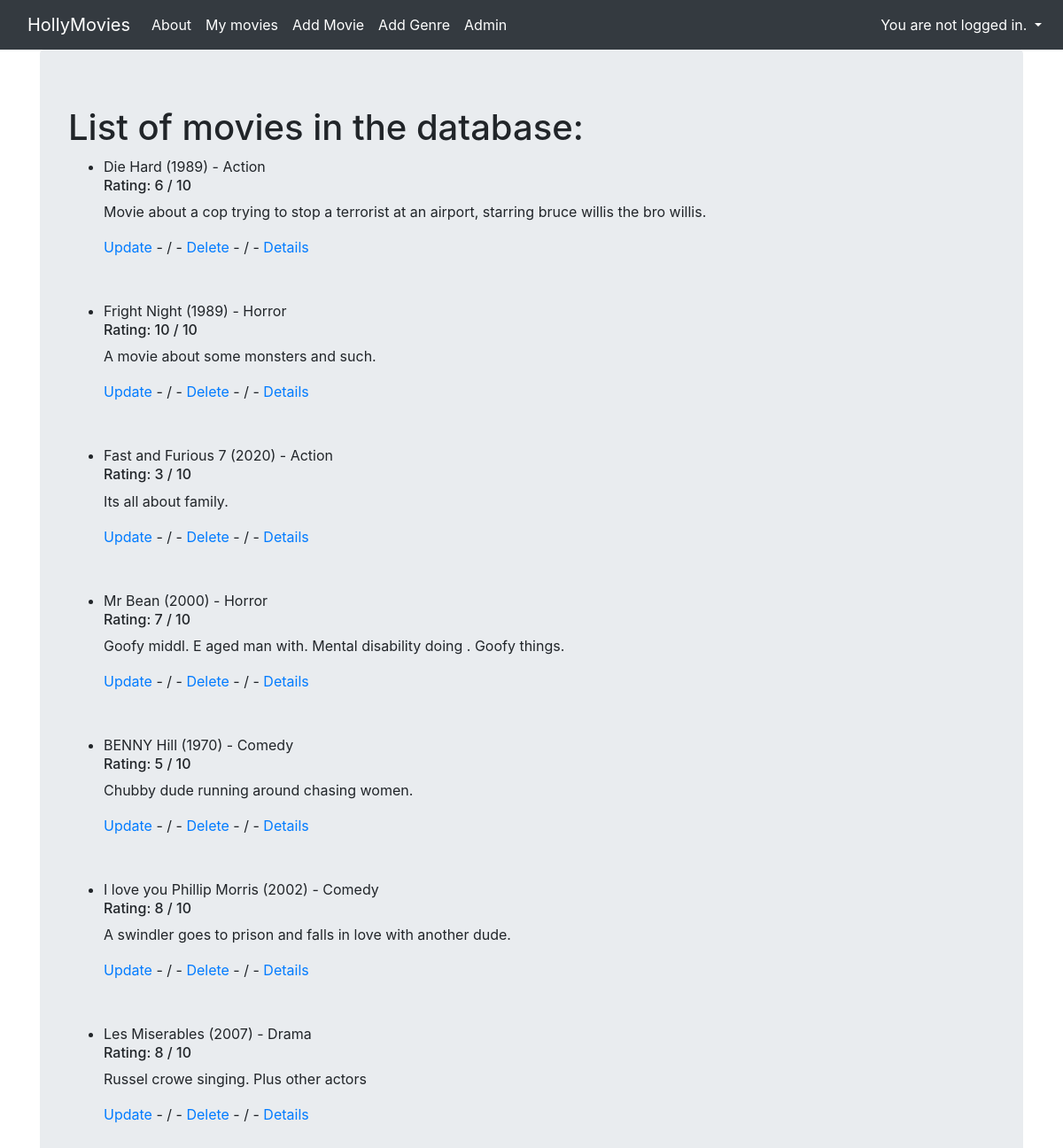
Page /movies/ on the committed database.
### viewer/models.py (models this page shows, shortened)
class Movie(Model):
    title = CharField(max_length=128)
    genre = ForeignKey(Genre, on_delete=DO_NOTHING)
    rating = IntegerField()
    released = DateField()
    description = TextField()
    created = DateTimeField(auto_now_add=True)

class Genre(Model):
    name = CharField(max_length=128)
    def __str__(self):
        return self.name

### viewer/views.py (the view)
# urls.py: path("movies/", MoviesView.as_view(), name="movies"),
class MoviesView(ListView):
    template_name = "movies.html"
    model = Movie

### viewer/templates/movies.html
{% extends 'base.html' %}
{% block content %}
<h1>List of movies in the database:</h1>
<ul>
  {% for movie in object_list %}
    <li>
      {{ movie.title }} ({{ movie.released.year }}) - {{ movie.genre }}
      <h6>Rating: {{ movie.rating }} / 10 </h6>
      <p>{{ movie.description  }}</p>
      <a href="{% url 'update_movie' movie.pk %}">Update</a> - / -
      <a href="{% url 'delete_movie' movie.pk %}">Delete</a> - / -
      <a href="{% url 'movie_detail' movie.pk %}">Details</a>
    </li>
  <br>
  <br>
  {% endfor %}
</ul>
{% endblock %}

### viewer/templates/base.html (shortened to what this page needs)
{% load static %}
<html {% if LANGUAGE_CODE %}lang="{{ LANGUAGE_CODE }}"{% endif %}>
  <head>
    <link rel="stylesheet" href="https://stackpath.bootstrapcdn.com/bootstrap/4.2.1/css/bootstrap.min.css">
  </head>
  <body>
    <nav class="navbar navbar-expand-lg navbar-dark bg-dark">
      <div class="container fixed">
        <a class="navbar-brand" href="{% url 'index' %}">HollyMovies</a>
        <div class="collapse navbar-collapse" id="navbarNavAltMarkup">
          <div class="navbar-nav">
            <a class="nav-item nav-link active" href="{% url 'about' %}?s=Beautiful">
              About
            </a>
            <a class="nav-item nav-link active" href="{% url 'movies' %}">
              My movies
            </a>
            <a class="nav-item nav-link active" href="{% url 'add_movie' %}">
              Add Movie
            </a>
            <a class="nav-item nav-link active" href="{% url 'add_genre' %}">
              Add Genre
            </a>
            <a class="nav-item nav-link active" href="/admin">
              Admin
            </a>
          </div>
        </div>
      </div>
      <div class="navbar-nav ml-auto">
        <div class="nav-item dropdown">
          {% if user.is_authenticated %}
            <a class="nav-link active dropdown-toggle" href="#" data-toggle="dropdown">
              {% if user.first_name %}Hello, {{ user.first_name }}!
              {% else %}Hello, {{ user.username }}!{% endif %}
            </a>
            <div class="dropdown-menu dropdown-menu-right">
              <a class="dropdown-item text-right" href="{% url 'accounts:logout' %}">Logout</a>
              <a class="dropdown-item text-right" href="{% url 'accounts:password_change' %}">Change password</a>
            </div>
          {% else %}
            <a class="nav-link active dropdown-toggle" href="#" data-toggle="dropdown">
              You are not logged in.
            </a>
          {% endif %}
        </div>
      </div>
    </nav>
    <div class="container">
      <div class="jumbotron">
        {% block content %}{% endblock %}
      </div>
    </div>
  </body>
</html>

### rows in the picture
Movie: title "Die Hard", released.year "1989", genre "Action", rating "6", description "Movie about a cop trying to stop a terrorist at an airport, starring bruce willis the bro willis."
Movie: title "Fright Night", released.year "1989", genre "Horror", rating "10", description "A movie about some monsters and such."
Movie: title "Fast and Furious 7", released.year "2020", genre "Action", rating "3", description "Its all about family."
Movie: title "Mr Bean", released.year "2000", genre "Horror", rating "7", description "Goofy middl. E aged man with. Mental disability doing . Goofy things."
Movie: title "BENNY Hill", released.year "1970", genre "Comedy", rating "5", description "Chubby dude running around chasing women."
Movie: title "I love you Phillip Morris", released.year "2002", genre "Comedy", rating "8", description "A swindler goes to prison and falls in love with another dude."
Movie: title "Les Miserables", released.year "2007", genre "Drama", rating "8", description "Russel crowe singing. Plus other actors"
